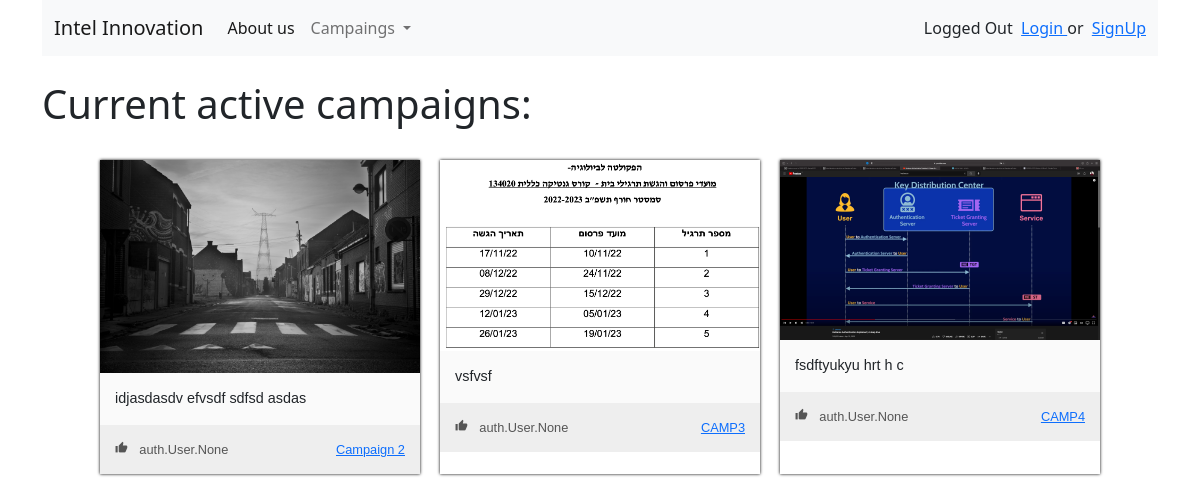
Before: / with the older database file.
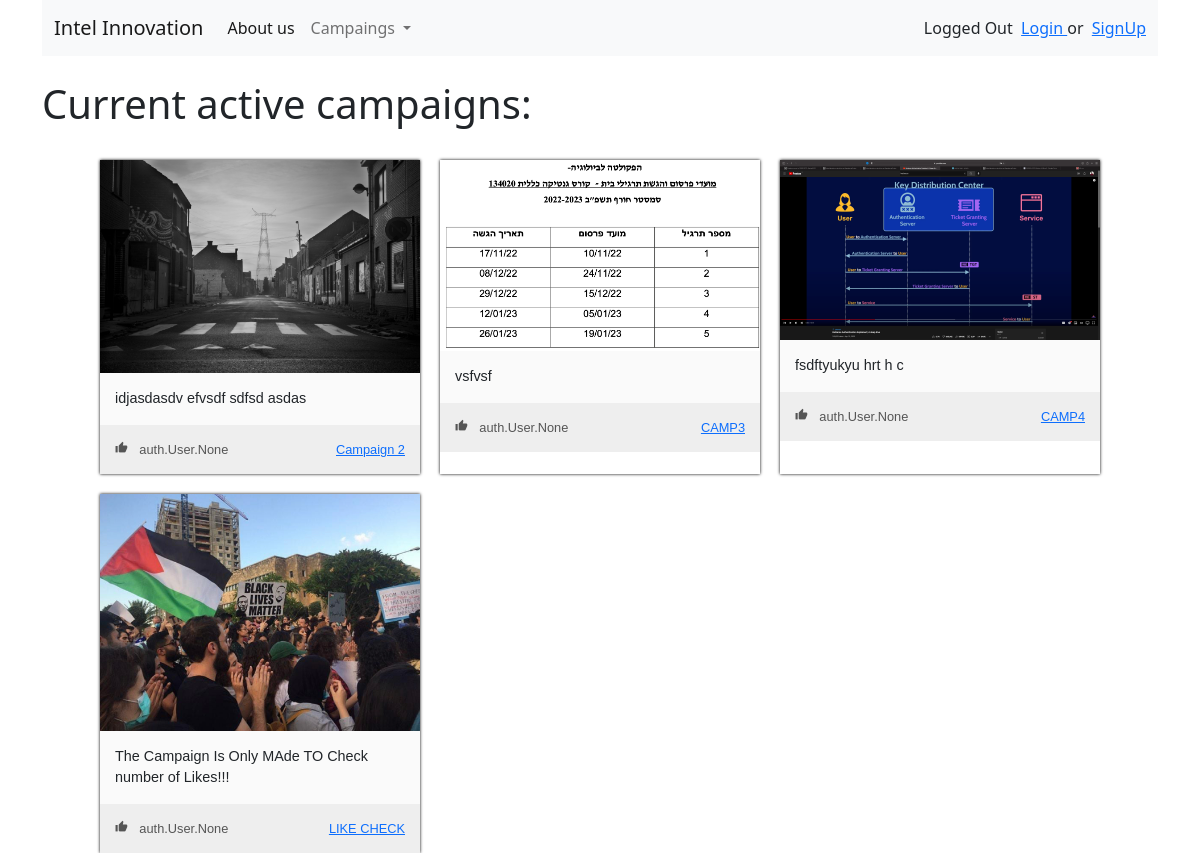
After: the same page with the newer database file.
### campaigns/models.py (models this page shows, shortened)
class Campaign(models.Model):
    auther = models.ForeignKey(User, on_delete=models.CASCADE, related_name="campaign_auther")
    title = models.CharField(max_length=50)
    description = models.TextField(max_length=250)
    start_date = models.DateField()
    end_date = models.DateField()
    image = models.ImageField(null=True, blank=True, upload_to ="images/")
    token = models.CharField(max_length=10)
    number_of_likes = models.ManyToManyField(User, default=None, blank=True, related_name="likes")

### campaigns/views.py (the view)
# urls.py: path('', campaign_views.list_of_campaigns, name='list_of_campaigns'),
def list_of_campaigns(request):
    campaigns = Campaign.objects.all()
    context = {'campaigns': campaigns}
    return render(request, 'campaigns/home.html', context)

### campaigns/templates/campaigns/home.html (shortened to what this page needs)
{% extends "campaigns/base.html" %}
{% block content %}
<!DOCTYPE html>
<html lang-"en" dir-"Itr">
   <head>
    {% load static %}
    <link rel="stylesheet" href="{% static 'home.css' %}">
    </head>
    <body>
        <br>
        <h1>Current active campaigns: </h1>
        <br>
        <div class="campiagns_layout">
            {% for campaign in campaigns %}
            <div class="campaign">
                {% if campaign.image %}
                <a href={% url 'campaigns:campaign_details' campaign.id %}>
                    <img class="campaign_image"
                src="{{ campaign.image.url }} ">
                {% endif %}
                <div class="campaign_description">
                {{ campaign.description }}
                </div>
                <div class="campaign_info">
                <div>
                    <i class="material-icons">thumb_up</i>
                    {{ campaign.number_of_likes}}
                </div>
                     <a href={% url 'campaigns:campaign_details' campaign.id %}>
                        {{ campaign.title }}
                </div>
            </div>
            {% endfor %}
        </div>
    </body>
</html>
{% endblock %}

Changed rows visible on the page:
added Campaign: image (picture), description "The Campaign Is Only MAde TO Check number of Likes!!!", number_of_likes "auth.User.None", title "LIKE CHECK"
